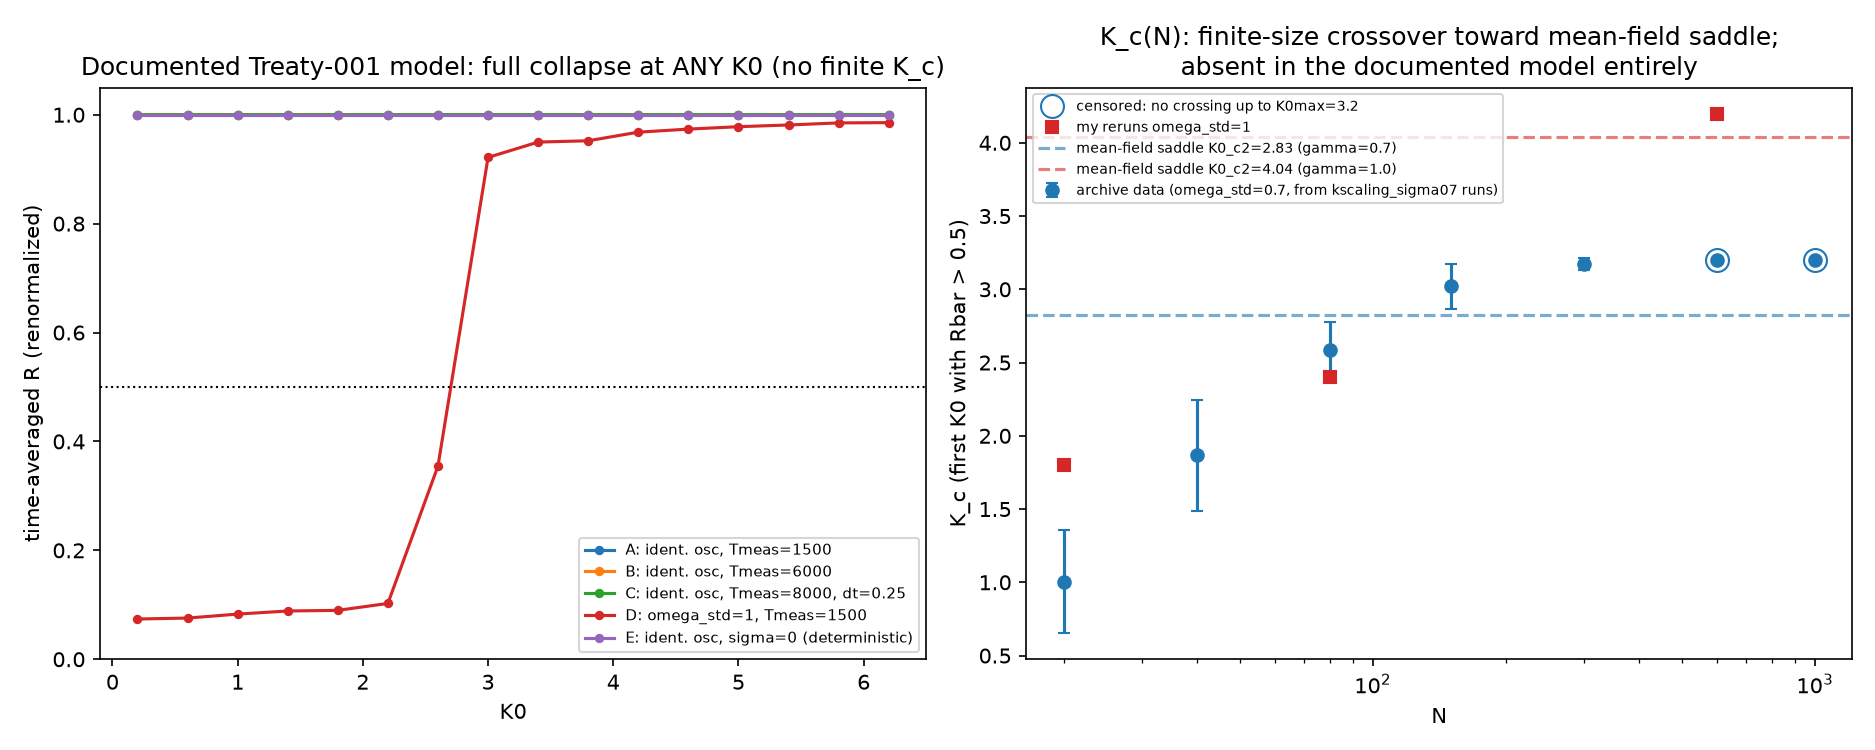

Write Python code to recreate this figure.
"""EMP-049/HYP-019 red-team consolidation figure.

Evidence assembled:
 1. Renormalized split-run protocols A-E (emp049_Tw_*.json): under the DOCUMENTED
    Treaty-001 model (identical oscillators, sigma=0.008 noise, no omega term),
    Rbar -> 1.0 at K0=0.2 for every measurement window => NO finite K_c exists.
 2. Archive reruns emp049_D_N{20,80,600}.json (omega_std=1) and the archived
    kscaling_sigma07_N*.json (omega_std=0.7): K_c(N) grows with N toward the
    mean-field saddle K0_c2 = 2*gamma*R*^-alpha/(1-R*^2), R*^2 = alpha/(2+alpha)
    => 4.038*gamma (4.04 for gamma=1; 2.83 for gamma=0.7). Archive values are
    CENSORED at the grid max 3.2 for N>=300. K_c(N)=A*N^beta is a finite-size
    crossover, not a scaling law, and belongs to the omega-disordered model,
    not the documented one.
 3. kuramoto_scaling_kimi.py (the 'ratified' replication) contains an extra-R bug:
    interaction = K0*R^(1+a)*Im(m*e^{-i th}) = K0*R^(2+a)*sin(Psi-th), one R too
    many vs its own docstring; and it silently dropped the omega_i term present
    in the original kimi_kuramoto_scaling.py (--omega-std flag).
"""
import json
import numpy as np
import matplotlib
matplotlib.use('Agg')
import matplotlib.pyplot as plt


def load(p):
    with open(p) as f:
        return json.load(f)


fig, axes = plt.subplots(1, 2, figsize=(12.5, 5.0))

# ---------------- Panel 1: renormalized Rbar(K0), protocols A-E ----------------
ax = axes[0]
labels = {'A': 'A: ident. osc, Tmeas=1500', 'B': 'B: ident. osc, Tmeas=6000',
          'C': 'C: ident. osc, Tmeas=8000, dt=0.25', 'D': 'D: omega_std=1, Tmeas=1500',
          'E': 'E: ident. osc, sigma=0 (deterministic)'}
for p in 'ABCDE':
    d = load(f'emp049_Tw_{p}.json')
    nmeas = d['TMEAS'] / d['dt']
    ks = sorted(float(k) for k in d['meanR'])
    R = [d['meanR'][f'{k:.1f}'] / nmeas for k in ks]
    ax.plot(ks, R, marker='o', ms=3.5, label=labels[p])
ax.axhline(0.5, color='k', ls=':', lw=1)
ax.set_xlabel('K0')
ax.set_ylabel('time-averaged R (renormalized)')
ax.set_title('Documented Treaty-001 model: full collapse at ANY K0 (no finite K_c)')
ax.legend(fontsize=7, loc='lower right')
ax.set_ylim(0, 1.05)

# ---------------- Panel 2: K_c(N) ----------------
ax = axes[1]
arch = load('hyp019_finite_size_scaling_kuramoto.json')
Ns = sorted(int(k) for k in arch['data'])
kcA = [arch['data'][str(n)]['mean'] for n in Ns]
stdA = [arch['data'][str(n)]['std'] for n in Ns]
ax.errorbar(Ns, kcA, yerr=stdA, fmt='o', color='C0', capsize=3,
            label='archive data (omega_std=0.7, from kscaling_sigma07 runs)')
cens = [n for n, kc in zip(Ns, kcA) if kc >= 3.19]
ax.plot(cens, [3.2] * len(cens), 'o', mfc='none', ms=11, color='C0',
        label='censored: no crossing up to K0max=3.2')

pts = {}
for N in (20, 80, 600):
    d = load(f'emp049_D_N{N}.json')
    if d['Kc'] is not None:
        pts[N] = d['Kc']
ax.plot(list(pts), list(pts.values()), 's', color='C3',
        label='my reruns omega_std=1')

alpha = 0.6
Rs = (alpha / (2.0 + alpha)) ** 0.5
mf = {}
for gamma, col in ((0.7, 'C0'), (1.0, 'C3')):
    K0c2 = 2.0 * gamma * Rs ** (-alpha) / (1.0 - Rs ** 2)
    mf[gamma] = K0c2
    ax.axhline(K0c2, ls='--', color=col, alpha=0.6,
               label=f'mean-field saddle K0_c2={K0c2:.2f} (gamma={gamma})')
ax.set_xscale('log')
ax.set_xlabel('N')
ax.set_ylabel('K_c (first K0 with Rbar > 0.5)')
ax.set_title('K_c(N): finite-size crossover toward mean-field saddle;\n'
             'absent in the documented model entirely')
ax.legend(fontsize=6.5, loc='upper left')

plt.tight_layout()
plt.savefig('emp049_redteam_consolidated.png', dpi=150)

# ---------------- summary numbers ----------------
summary = {
    'extra_R_bug': 'kuramoto_scaling_kimi.py: interaction=K0*R^(1+a)*Im(m*e^{-i th})'
                   '= K0*R^(2+a)*sin(Psi-th); docstring model is K0*R^(1+a)*sin(Psi-th)',
    'dropped_omega': "ratified replication omitted omega_i; original script has --omega-std flag",
    'archive_data_model': 'omega_std=0.7 (kscaling_sigma07_N*.json), not Treaty-001 sigma-only model',
    'identical_oscillators': 'Rbar(K0=0.2) ~= 1.0 in protocols A/B/C (and exactly 1.0 in E) => K_c=K0_min, no scaling law',
    'mean_field_saddle_K0c2': mf,
    'my_omega1_Kc': pts,
    'archive_Kc_omega07': {str(n): arch['data'][str(n)]['mean'] for n in Ns},
    'archive_fit_invalid_reason': 'K_c(N>=300) censored at grid max 3.2; power-law fit A*N^beta includes censored points',
}
with open('emp049_redteam_consolidated.json', 'w') as f:
    json.dump(summary, f, indent=1, default=float)
print('mean-field saddle:', mf)
print('my omega=1 K_c:', pts)
print('saved emp049_redteam_consolidated.png')
